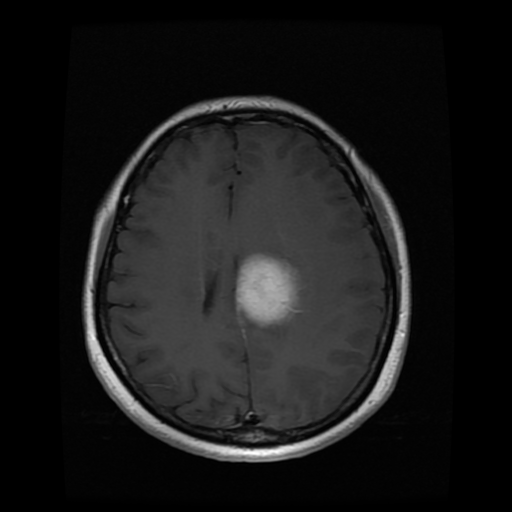
#> input picture brain tumor dataset/images/10.png, 512 x 512 px; its folder holds only this picture in this run
$ python preprocess.py
#> lines starting #> are read from the running program, lines starting #| are printed output that depends on the picture; after the words box and inside, x2 and y2 are one past the last pixel; in counts of white or black regions, pixels touching at a corner belong together
import os
import cv2
import numpy as np
from skimage.measure import label
from skimage.morphology import remove_small_objects, footprints

# Function to get the largest connected component
def getLargestCC(segmentation):
    labels = label(segmentation)
    assert(labels.max() != 0)
    largestCC = labels == np.argmax(np.bincount(labels.flat)[1:]) + 1
    return largestCC.astype('uint8') * 255

# Input and output folder paths
input_folder = "brain tumor dataset/images"
output_folder = "brain tumor dataset/preprocess"

# Ensure the output folder exists
if not os.path.exists(output_folder):
    os.makedirs(output_folder)

# Process each image in the input folder
for filename in os.listdir(input_folder):
    # Load the image
    img_path = os.path.join(input_folder, filename)
    img = cv2.imread(img_path, 0)  # Read the image in grayscale
#> img is the input picture: shape (512, 512); min 0, max 255, mean 25.3

    # Apply median blur
    blur_median = cv2.medianBlur(img,1)

    # Sharpening
    blurred = cv2.GaussianBlur(img, (17, 17), 0)
    imgSharp = np.float32(img)
    imgDetails = imgSharp - blurred
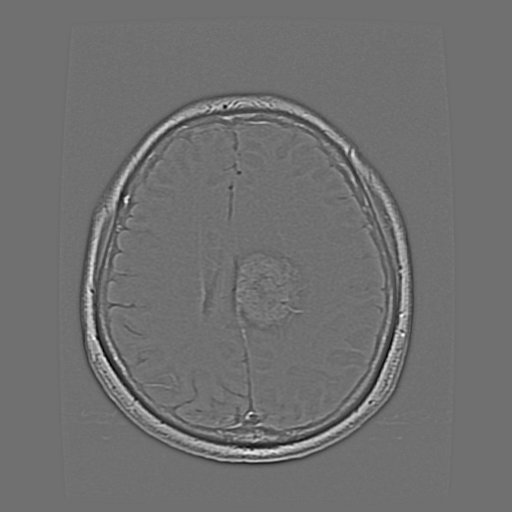
#> imgDetails: shape (512, 512) float32; min -60, max 76, mean 0; drawn with min black and max white
    imgResult = imgSharp + imgDetails
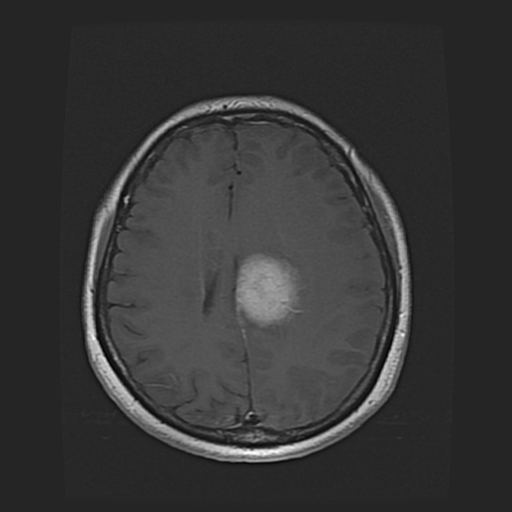
#> imgResult: shape (512, 512) float32; min -56, max 321, mean 25.3; drawn with min black and max white

    # convert back to 8bits gray scale
    imgResult = np.clip(imgResult, 0, 255)
    imgResult = imgResult.astype('uint8')
    blurred = np.clip(blurred, 0, 255)
    blurred = np.uint8(blurred)

    #Get the highest pixel intensity - presumably the skull
    high_pixel = 0.01
    hist = cv2.calcHist([imgResult],[0],None,[256],[0,256]).flatten()
#> hist = 256 values, max 83758 at index 0, min 6 at index 250, mean 1024
    total_count = imgResult.shape[0] * imgResult.shape[1]  # height * width
#> total_count = 262144
    target_count = high_pixel * total_count # bright pixels we look for
#> target_count = 2621.4
    summed = 0
    for i in range(255, 0, -1):
        summed += int(hist[i])
        if target_count <= summed:
            hi_thresh = i
            break
        else:
            hi_thresh = 0
#> this loop made 65 passes
#> summed on passes 1 to 12: 236, 243, 254, 263, 273, 279, 287, 294, 305, 314, 330, 343
#> after the loop, summed = 2656
    filtered = cv2.threshold(imgResult,hi_thresh,0,cv2.THRESH_TOZERO)[1]
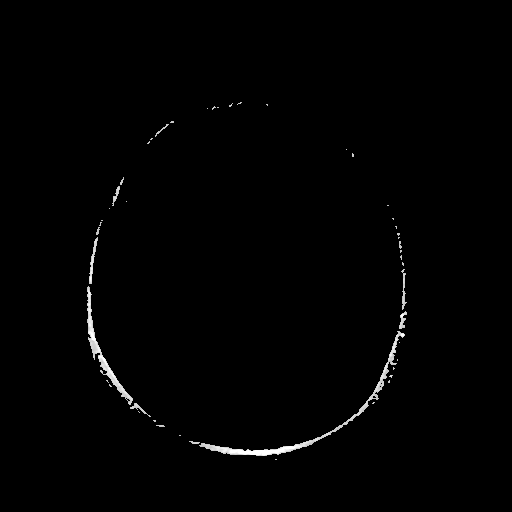
#> filtered: shape (512, 512); min 0, max 255, mean 2.1
    kernel = cv2.getStructuringElement(cv2.MORPH_RECT,(9,9))
    img_close = cv2.morphologyEx(filtered, cv2.MORPH_CLOSE, kernel)
    # img_dilate = cv2.dilate(img_close, kernel)


    # Thresholding
    thres, img_thres = cv2.threshold(blur_median, 0, 255, cv2.THRESH_BINARY + cv2.THRESH_OTSU)
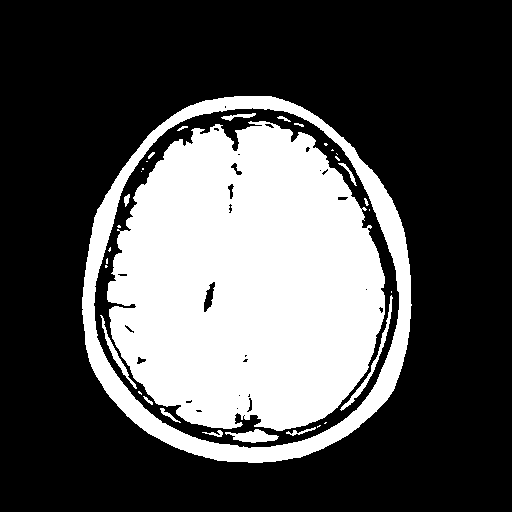
#> img_thres: shape (512, 512); 31.8% white; 33 white regions (16 under 20 px), largest, box (x1, y1, x2, y2) and area: (107, 121, 385, 431) 65866, (82, 96, 412, 463) 15516, (340, 295, 393, 411) 466
#> thres = 37

    #Subtract the threshold (otsu with the skull)
    strip = img_thres-filtered

    kernel = footprints.octagon(6,6)
    img_morph = cv2.morphologyEx(strip, cv2.MORPH_OPEN, kernel)

    img_cc = getLargestCC(img_morph)
#> in getLargestCC, `labels = label(segmentation)`:
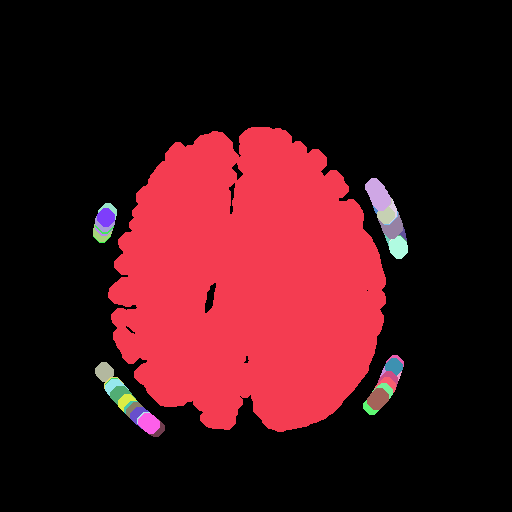
#> labels: shape (512, 512) int64; 41 distinct labels, from 0 to 40; one colour per label, 0 black
#> in getLargestCC, `largestCC = labels == np.argmax(np.bincount(labels.flat)[1:]) + 1`: largestCC: shape (512, 512) bool; 24.4% white; 1 white region, box (x1, y1, x2, y2) and area: (108, 127, 386, 432) 63994
    img_cc = img_cc.astype('uint8') * 255

    kernel = footprints.octagon(15,15)
    img_cc = cv2.morphologyEx(img_cc, cv2.MORPH_CLOSE, kernel)
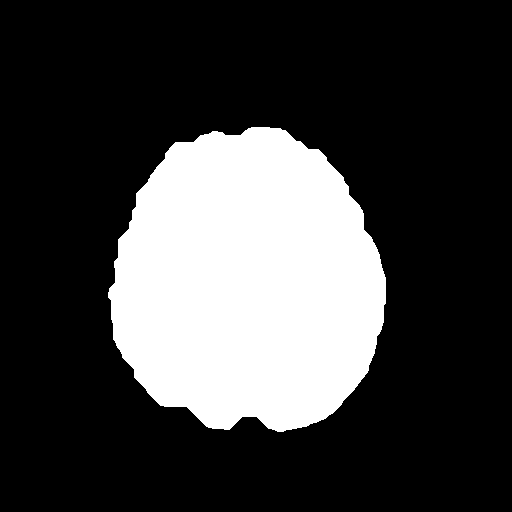
#> img_cc: shape (512, 512); values 0 (black) and 1 (white), 25% white; 1 white region, box (x1, y1, x2, y2) and area: (108, 127, 386, 432) 65568

    img_strip = cv2.bitwise_and(img, img, mask = img_cc)
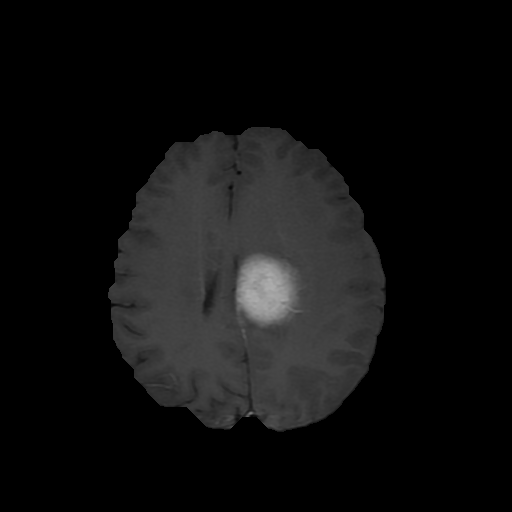
#> img_strip: shape (512, 512); min 0, max 175, mean 15.5

    # Save the processed image to the output folder
    output_path = os.path.join(output_folder, filename)
    cv2.imwrite(output_path, img_strip)

$ run again, on brain tumor dataset/images/106.png
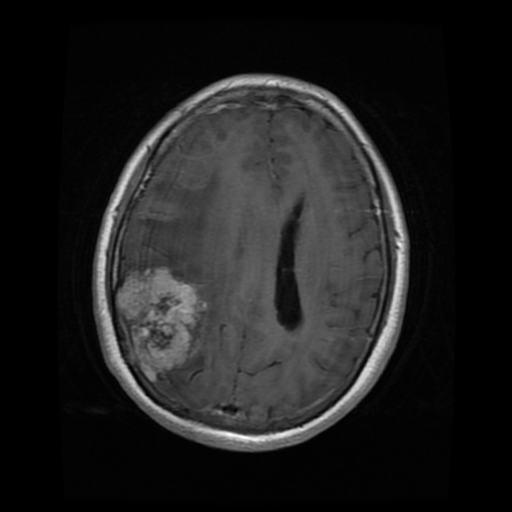
#> input picture brain tumor dataset/images/106.png, 512 x 512 px
#> img is the input picture: shape (512, 512); min 0, max 255, mean 30.6
#> hist = 256 values, max 79612 at index 0, min 21 at index 254, mean 1024
#> the loop `for i in range(255, 0, -1):` made 49 passes
#> summed on passes 1 to 8: 314, 335, 363, 389, 423, 457, 494, 526
#> after the loop `for i in range(255, 0, -1):`: summed = 2622
#> `thres, img_thres = cv2.threshold(blur_median, 0, 255, cv2.THRESH_BINAR..`:
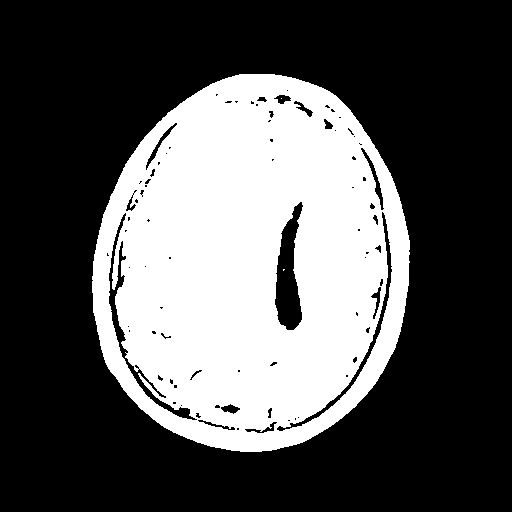
#> img_thres: shape (512, 512); 33.6% white; 3 white regions (2 under 20 px), largest, box (x1, y1, x2, y2) and area: (92, 74, 410, 452) 88033
#> thres = 43
#> labels: shape (512, 512) int64; 64 distinct labels, from 0 to 63
#> largestCC: shape (512, 512) bool; 25.5% white; 1 white region, box (x1, y1, x2, y2) and area: (116, 83, 389, 431) 66913
#> img_cc: shape (512, 512); values 0 (black) and 1 (white), 26.9% white; 1 white region, box (x1, y1, x2, y2) and area: (116, 83, 389, 431) 70571
#> `img_strip = cv2.bitwise_and(img, img, mask = img_cc)`:
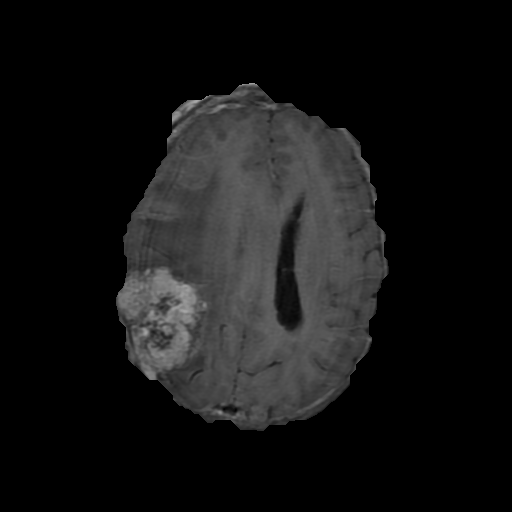
#> img_strip: shape (512, 512); min 0, max 169, mean 20.1

$ run again, on brain tumor dataset/images/108.png
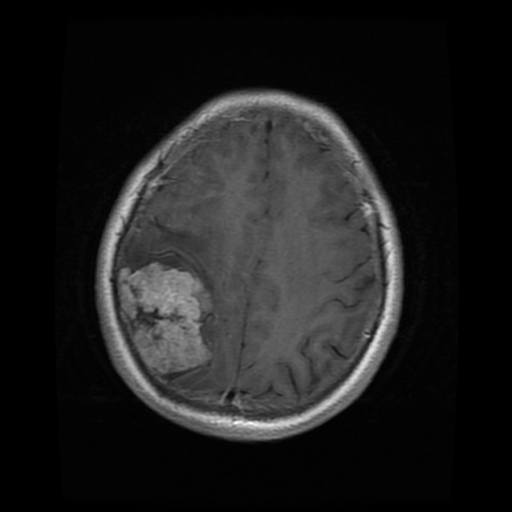
#> input picture brain tumor dataset/images/108.png, 512 x 512 px
#> img is the input picture: shape (512, 512); min 0, max 255, mean 29.9
#> hist = 256 values, max 72515 at index 0, min 4 at index 240, mean 1024
#> the loop `for i in range(255, 0, -1):` made 72 passes
#> summed on passes 1 to 8: 134, 141, 149, 162, 171, 181, 196, 206
#> after the loop `for i in range(255, 0, -1):`: summed = 2669
#> `thres, img_thres = cv2.threshold(blur_median, 0, 255, cv2.THRESH_BINAR..`:
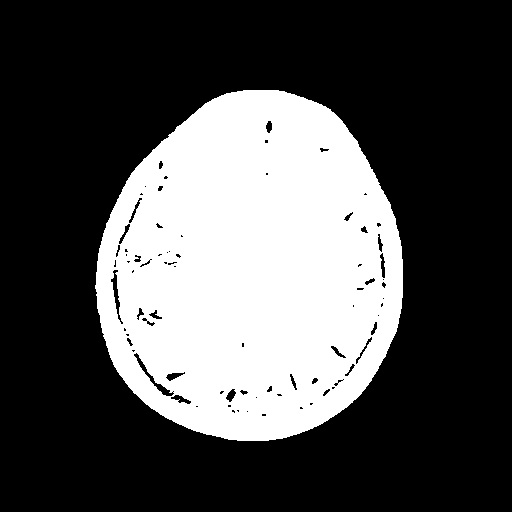
#> img_thres: shape (512, 512); 31.4% white; 1 white region, box (x1, y1, x2, y2) and area: (95, 90, 403, 441) 82245
#> thres = 45
#> labels: shape (512, 512) int64; 243 distinct labels, from 0 to 242
#> largestCC: shape (512, 512) bool; 24.5% white; 1 white region, box (x1, y1, x2, y2) and area: (118, 91, 387, 424) 64200
#> img_cc: shape (512, 512); values 0 (black) and 1 (white), 25.4% white; 1 white region, box (x1, y1, x2, y2) and area: (118, 91, 387, 424) 66624
#> `img_strip = cv2.bitwise_and(img, img, mask = img_cc)`:
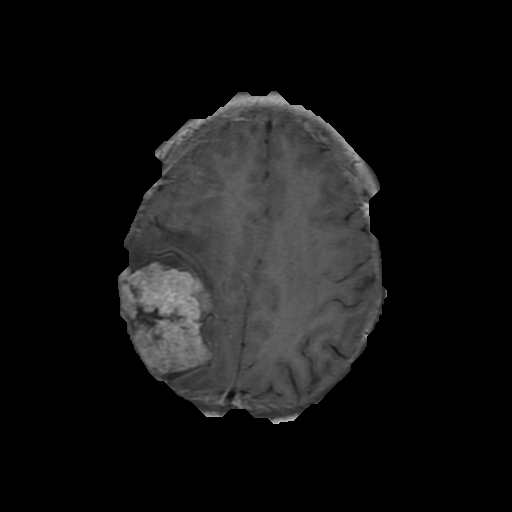
#> img_strip: shape (512, 512); min 0, max 196, mean 20.7

$ run again, on brain tumor dataset/images/1020.png
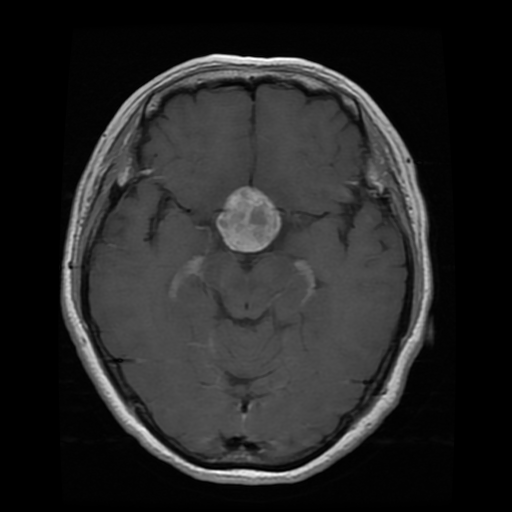
#> input picture brain tumor dataset/images/1020.png, 512 x 512 px
#> img is the input picture: shape (512, 512); min 0, max 255, mean 37.8
#> hist = 256 values, max 83251 at index 0, min 16 at index 251, mean 1024
#> the loop `for i in range(255, 0, -1):` made 43 passes
#> summed on passes 1 to 8: 673, 706, 723, 757, 773, 797, 821, 844
#> after the loop `for i in range(255, 0, -1):`: summed = 2652
#> img_thres: shape (512, 512); 44.2% white; 21 white regions (13 under 20 px), largest, box (x1, y1, x2, y2) and area: (61, 53, 433, 485) 115380, (109, 363, 122, 385) 76, (363, 390, 372, 404) 46
#> thres = 42
#> labels: shape (512, 512) int64; 177 distinct labels, from 0 to 176
#> largestCC: shape (512, 512) bool; 34.2% white; 1 white region, box (x1, y1, x2, y2) and area: (90, 86, 427, 465) 89784
#> img_cc: shape (512, 512); values 0 (black) and 1 (white), 36% white; 1 white region, box (x1, y1, x2, y2) and area: (90, 86, 427, 465) 94265
#> `img_strip = cv2.bitwise_and(img, img, mask = img_cc)`:
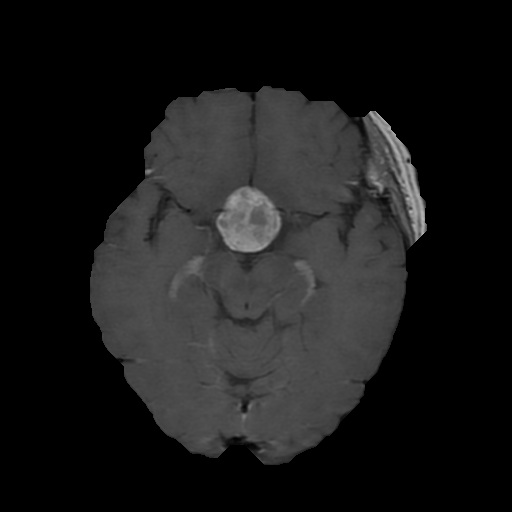
#> img_strip: shape (512, 512); min 0, max 181, mean 25.7
